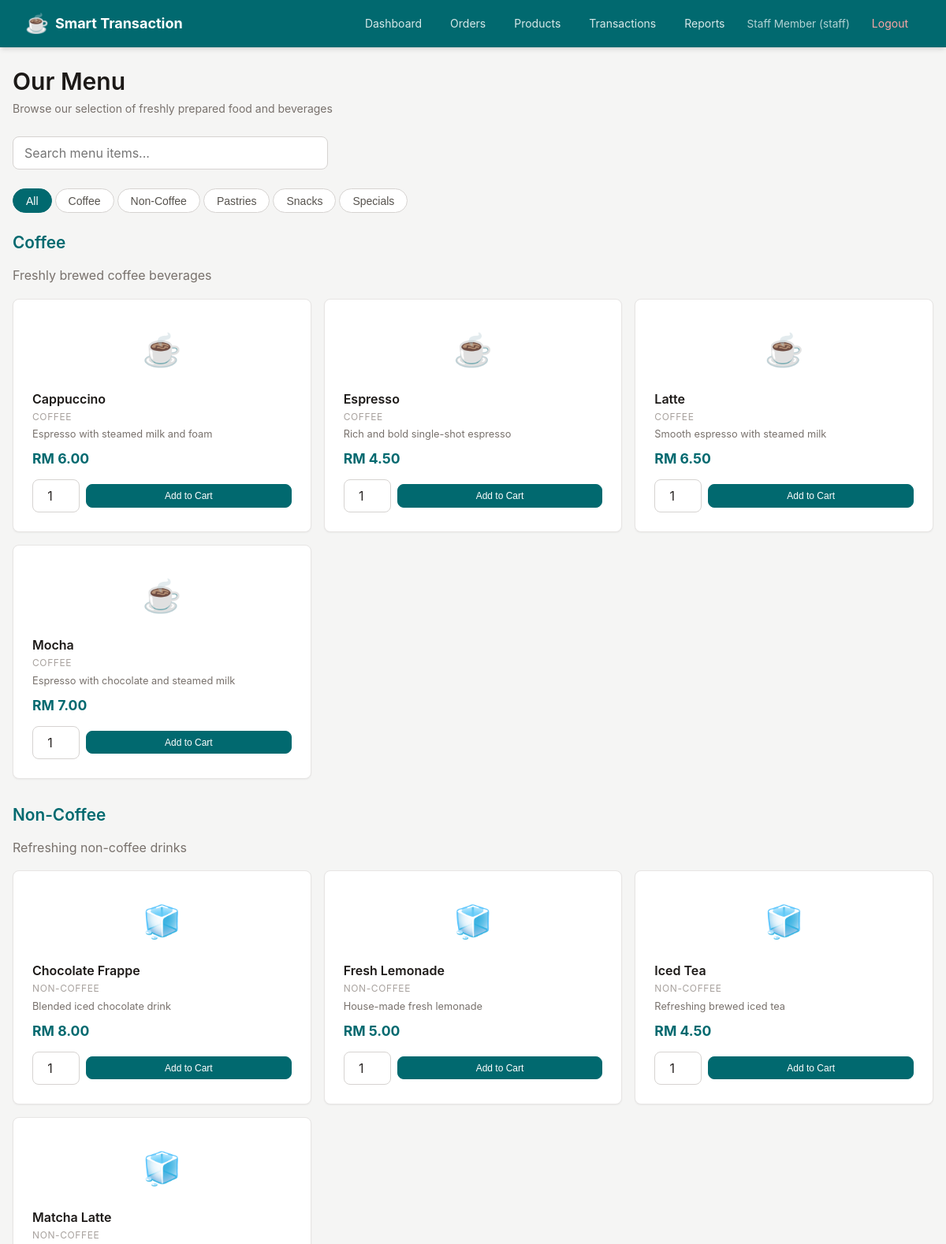
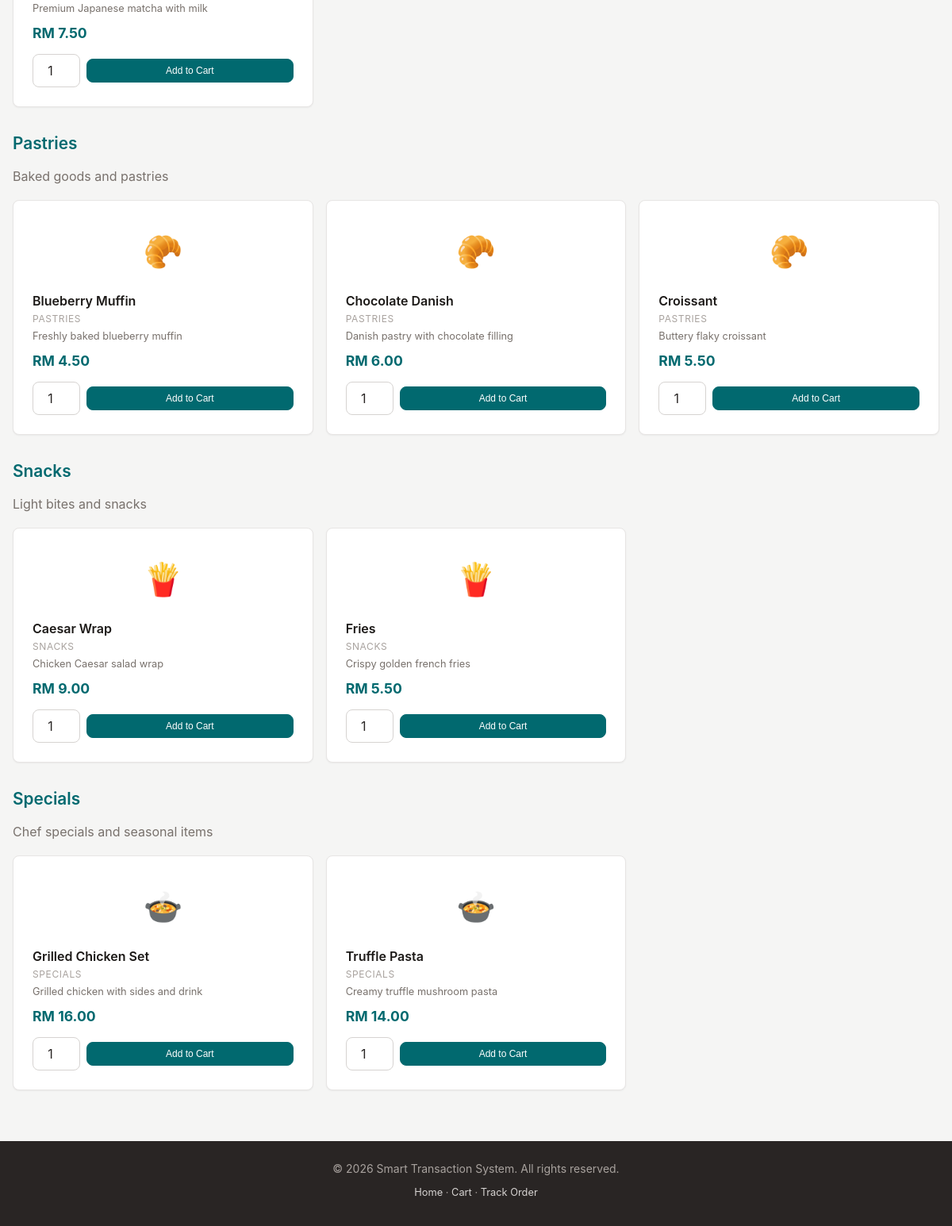
Screenshot of / (signed in) with the database file from the repository (2 pictures, top to bottom).
### tables this page shows
CREATE TABLE categories (
    id INT AUTO_INCREMENT PRIMARY KEY,
    name VARCHAR(100) NOT NULL,
    description TEXT DEFAULT NULL,
    is_active TINYINT(1) NOT NULL DEFAULT 1
);

CREATE TABLE products (
    id INT AUTO_INCREMENT PRIMARY KEY,
    category_id INT NOT NULL,
    name VARCHAR(200) NOT NULL,
    description TEXT DEFAULT NULL,
    price DECIMAL(10,2) NOT NULL,
    image_url VARCHAR(255) DEFAULT NULL,
    is_available TINYINT(1) NOT NULL DEFAULT 1,
    created_at TIMESTAMP DEFAULT CURRENT_TIMESTAMP,
    FOREIGN KEY (category_id) REFERENCES categories(id) ON DELETE CASCADE
);

### index.php (the view, shortened to what this page needs)
<?php
try {
    $pdo = getDBConnection();
    $catStmt = $pdo->query('SELECT id, name, description FROM categories WHERE is_active = 1 ORDER BY id');
    $categories = $catStmt->fetchAll();
    $prodStmt = $pdo->query('SELECT p.*, c.name AS category_name FROM products p JOIN categories c ON p.category_id = c.id WHERE p.is_available = 1 ORDER BY p.category_id, p.name');
    $allProducts = $prodStmt->fetchAll();
    $productsByCategory = [];
    foreach ($allProducts as $product) {
        $productsByCategory[$product['category_id']][] = $product;
    }
} catch (PDOException $e) {
    $error = 'Unable to load menu. Please try again later.';
}
include __DIR__ . '/includes/header.php';
?>
<div class="page-header">
    <h1>Our Menu</h1>
    <p>Browse our selection of freshly prepared food and beverages</p>
</div>
<div class="mb-3">
    <input type="text" id="menuSearch" class="form-input" placeholder="Search menu items..." style="max-width: 400px;">
</div>
<div class="category-tabs mb-3" id="categoryTabs">
    <button class="category-tab active" data-category="all">All</button>
    <?php foreach ($categories as $cat): ?>
        <button class="category-tab" data-category="<?php echo (int) $cat['id']; ?>">
            <?php echo htmlspecialchars($cat['name']); ?>
        </button>
    <?php endforeach; ?>
</div>
<?php if (empty($categories)): ?>
    <div class="alert alert-info">No menu items available at the moment. Please check back later.</div>
<?php else: ?>
    <?php foreach ($categories as $category): ?>
        <?php $products = $productsByCategory[$category['id']] ?? []; ?>
        <section class="mb-4 category-section" data-category="<?php echo (int) $category['id']; ?>">
            <h2 class="mb-2" style="color: var(--primary); font-size: 1.3rem;">
                <?php echo htmlspecialchars($category['name']); ?>
            </h2>
            <?php if ($category['description']): ?>
                <p class="text-muted mb-2"><?php echo htmlspecialchars($category['description']); ?></p>
            <?php endif; ?>
            <div class="grid grid-3 product-grid">
                <?php foreach ($products as $product): ?>
                    <div class="card product-card" data-name="<?php echo htmlspecialchars(strtolower($product['name'])); ?>">
                        <div class="card-body">
                            <div class="product-image-placeholder">
                                <?php
                                $icons = [
                                    'Coffee' => '&#9749;',
                                    'Non-Coffee' => '&#129482;',
                                    'Pastries' => '&#129360;',
                                    'Snacks' => '&#127839;',
                                    'Specials' => '&#127858;',
                                ];
                                echo $icons[$category['name']] ?? '&#127869;';
                                ?>
                            </div>
                            <h3 class="product-name"><?php echo htmlspecialchars($product['name']); ?></h3>
                            <p class="product-category-label"><?php echo htmlspecialchars($category['name']); ?></p>
                            <?php if ($product['description']): ?>
                                <p class="product-description"><?php echo htmlspecialchars($product['description']); ?></p>
                            <?php endif; ?>
                            <p class="product-price">RM <?php echo number_format((float) $product['price'], 2); ?></p>
                            <form method="POST" action="" class="add-to-cart-form">
                                <div class="d-flex gap-1 align-center">
                                    <input type="number" name="quantity" value="1" min="1" max="99"
                                           class="form-input qty-input" style="width: 60px; text-align: center;">
                                    <button type="submit" class="btn btn-primary btn-sm" style="flex: 1;">
                                        Add to Cart
                                    </button>
                                </div>
                            </form>
                        </div>
                    </div>
                <?php endforeach; ?>
            </div>
        </section>
    <?php endforeach; ?>
<?php endif; ?>
<?php include __DIR__ . '/includes/footer.php'; ?>

### rows the page displays
categories: name "Coffee", description "Freshly brewed coffee beverages"
categories: name "Non-Coffee", description "Refreshing non-coffee drinks"
categories: name "Pastries", description "Baked goods and pastries"
categories: name "Snacks", description "Light bites and snacks"
categories: name "Specials", description "Chef specials and seasonal items"
products: category.name "☕", name "Cappuccino", category.name "COFFEE", description "Espresso with steamed milk and foam", price "6.00"
products: category.name "☕", name "Espresso", category.name "COFFEE", description "Rich and bold single-shot espresso", price "4.50"
products: category.name "☕", name "Latte", category.name "COFFEE", description "Smooth espresso with steamed milk", price "6.50"
products: category.name "☕", name "Mocha", category.name "COFFEE", description "Espresso with chocolate and steamed milk", price "7.00"
products: category.name "🧊", name "Chocolate Frappe", category.name "NON-COFFEE", description "Blended iced chocolate drink", price "8.00"
products: category.name "🧊", name "Fresh Lemonade", category.name "NON-COFFEE", description "House-made fresh lemonade", price "5.00"
products: category.name "🧊", name "Iced Tea", category.name "NON-COFFEE", description "Refreshing brewed iced tea", price "4.50"
products: category.name "🧊", name "Matcha Latte", category.name "NON-COFFEE", description "Premium Japanese matcha with milk", price "7.50"
products: category.name "🥐", name "Blueberry Muffin", category.name "PASTRIES", description "Freshly baked blueberry muffin", price "4.50"
products: category.name "🥐", name "Chocolate Danish", category.name "PASTRIES", description "Danish pastry with chocolate filling", price "6.00"
products: category.name "🥐", name "Croissant", category.name "PASTRIES", description "Buttery flaky croissant", price "5.50"
products: category.name "🍟", name "Caesar Wrap", category.name "SNACKS", description "Chicken Caesar salad wrap", price "9.00"
products: category.name "🍟", name "Fries", category.name "SNACKS", description "Crispy golden french fries", price "5.50"
products: category.name "🍲", name "Grilled Chicken Set", category.name "SPECIALS", description "Grilled chicken with sides and drink", price "16.00"
products: category.name "🍲", name "Truffle Pasta", category.name "SPECIALS", description "Creamy truffle mushroom pasta", price "14.00"

### other values shown
$_SESSION['user_name'] "Staff Member"
$_SESSION['role'] "staff"
